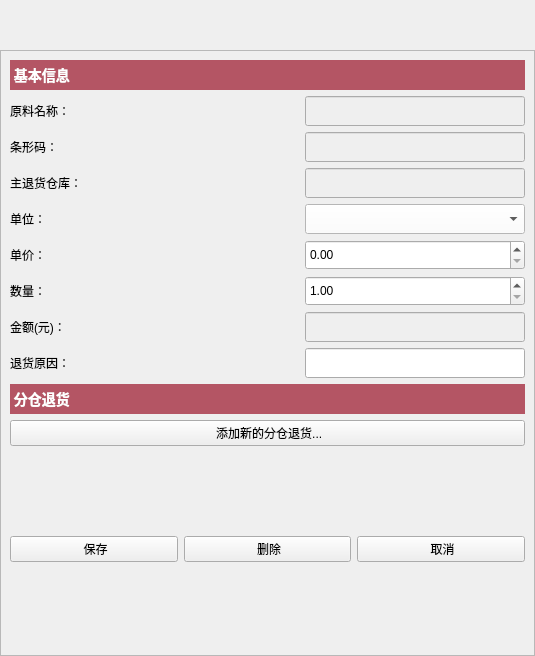
<?xml version="1.0" encoding="UTF-8"?>
<ui version="4.0">
 <class>materialretinfo</class>
 <widget class="QWidget" name="materialretinfo">
  <property name="geometry">
   <rect>
    <x>0</x>
    <y>0</y>
    <width>535</width>
    <height>656</height>
   </rect>
  </property>
  <property name="windowTitle">
   <string>Form</string>
  </property>
  <layout class="QVBoxLayout" name="verticalLayout_3">
   <property name="leftMargin">
    <number>0</number>
   </property>
   <property name="topMargin">
    <number>0</number>
   </property>
   <property name="rightMargin">
    <number>0</number>
   </property>
   <property name="bottomMargin">
    <number>0</number>
   </property>
   <item>
    <spacer name="horizontalSpacer">
     <property name="orientation">
      <enum>Qt::Horizontal</enum>
     </property>
     <property name="sizeHint" stdset="0">
      <size>
       <width>40</width>
       <height>25</height>
      </size>
     </property>
    </spacer>
   </item>
   <item>
    <spacer name="horizontalSpacer_2">
     <property name="orientation">
      <enum>Qt::Horizontal</enum>
     </property>
     <property name="sizeHint" stdset="0">
      <size>
       <width>40</width>
       <height>25</height>
      </size>
     </property>
    </spacer>
   </item>
   <item>
    <widget class="QScrollArea" name="scrollAreaSide">
     <property name="minimumSize">
      <size>
       <width>0</width>
       <height>220</height>
      </size>
     </property>
     <property name="styleSheet">
      <string notr="true">color: rgb(0, 0, 0);</string>
     </property>
     <property name="widgetResizable">
      <bool>true</bool>
     </property>
     <widget class="QWidget" name="scrollAreaWidgetContents">
      <property name="geometry">
       <rect>
        <x>0</x>
        <y>0</y>
        <width>533</width>
        <height>592</height>
       </rect>
      </property>
      <layout class="QVBoxLayout" name="verticalLayout_2">
       <item>
        <layout class="QVBoxLayout" name="verticalLayout">
         <item>
          <widget class="QLabel" name="label_19">
           <property name="minimumSize">
            <size>
             <width>0</width>
             <height>30</height>
            </size>
           </property>
           <property name="maximumSize">
            <size>
             <width>16777215</width>
             <height>30</height>
            </size>
           </property>
           <property name="styleSheet">
            <string notr="true">QLabel
{
background-color:rgb(180, 85, 100);
color:white;
font-size:14px;
font-weight:bold;
}</string>
           </property>
           <property name="text">
            <string> 基本信息</string>
           </property>
           <property name="alignment">
            <set>Qt::AlignLeading|Qt::AlignLeft|Qt::AlignVCenter</set>
           </property>
          </widget>
         </item>
         <item>
          <layout class="QHBoxLayout" name="horizontalLayout">
           <item>
            <widget class="QLabel" name="label">
             <property name="text">
              <string>原料名称：</string>
             </property>
            </widget>
           </item>
           <item>
            <widget class="QLineEdit" name="lineEditMatName">
             <property name="enabled">
              <bool>false</bool>
             </property>
             <property name="minimumSize">
              <size>
               <width>220</width>
               <height>30</height>
              </size>
             </property>
             <property name="maximumSize">
              <size>
               <width>220</width>
               <height>16777215</height>
              </size>
             </property>
             <property name="styleSheet">
              <string notr="true">color: rgb(0, 0, 0);</string>
             </property>
            </widget>
           </item>
          </layout>
         </item>
         <item>
          <layout class="QHBoxLayout" name="horizontalLayout_2">
           <item>
            <widget class="QLabel" name="label_2">
             <property name="text">
              <string>条形码：</string>
             </property>
            </widget>
           </item>
           <item>
            <widget class="QLineEdit" name="lineEditBarCode">
             <property name="enabled">
              <bool>false</bool>
             </property>
             <property name="minimumSize">
              <size>
               <width>220</width>
               <height>30</height>
              </size>
             </property>
             <property name="maximumSize">
              <size>
               <width>220</width>
               <height>16777215</height>
              </size>
             </property>
             <property name="styleSheet">
              <string notr="true">color: rgb(0, 0, 0);</string>
             </property>
            </widget>
           </item>
          </layout>
         </item>
         <item>
          <layout class="QHBoxLayout" name="horizontalLayout_6">
           <item>
            <widget class="QLabel" name="labelNowNumber">
             <property name="text">
              <string>主退货仓库：</string>
             </property>
            </widget>
           </item>
           <item>
            <widget class="QLineEdit" name="lineEditWareHouse">
             <property name="enabled">
              <bool>false</bool>
             </property>
             <property name="minimumSize">
              <size>
               <width>220</width>
               <height>30</height>
              </size>
             </property>
             <property name="maximumSize">
              <size>
               <width>220</width>
               <height>16777215</height>
              </size>
             </property>
             <property name="styleSheet">
              <string notr="true">color: rgb(0, 0, 0);</string>
             </property>
            </widget>
           </item>
          </layout>
         </item>
         <item>
          <layout class="QHBoxLayout" name="horizontalLayout_7">
           <item>
            <widget class="QLabel" name="labelUnit">
             <property name="text">
              <string>单位：</string>
             </property>
            </widget>
           </item>
           <item>
            <widget class="QComboBox" name="comboBoxUnit">
             <property name="minimumSize">
              <size>
               <width>220</width>
               <height>30</height>
              </size>
             </property>
             <property name="maximumSize">
              <size>
               <width>200</width>
               <height>16777215</height>
              </size>
             </property>
             <property name="styleSheet">
              <string notr="true">background-color:white;
</string>
             </property>
             <property name="minimumContentsLength">
              <number>0</number>
             </property>
             <property name="duplicatesEnabled">
              <bool>false</bool>
             </property>
            </widget>
           </item>
          </layout>
         </item>
         <item>
          <layout class="QHBoxLayout" name="horizontalLayout_3">
           <item>
            <widget class="QLabel" name="labelUnitPrice">
             <property name="text">
              <string>单价：</string>
             </property>
            </widget>
           </item>
           <item>
            <widget class="QDoubleSpinBox" name="spinBoxPrice">
             <property name="minimumSize">
              <size>
               <width>220</width>
               <height>30</height>
              </size>
             </property>
             <property name="maximumSize">
              <size>
               <width>220</width>
               <height>30</height>
              </size>
             </property>
             <property name="focusPolicy">
              <enum>Qt::ClickFocus</enum>
             </property>
             <property name="buttonSymbols">
              <enum>QAbstractSpinBox::UpDownArrows</enum>
             </property>
             <property name="maximum">
              <double>100000.000000000000000</double>
             </property>
            </widget>
           </item>
          </layout>
         </item>
         <item>
          <layout class="QHBoxLayout" name="horizontalLayout_5">
           <item>
            <widget class="QLabel" name="labelNumber">
             <property name="text">
              <string>数量：</string>
             </property>
            </widget>
           </item>
           <item>
            <widget class="QDoubleSpinBox" name="spinBoxNumber">
             <property name="minimumSize">
              <size>
               <width>220</width>
               <height>30</height>
              </size>
             </property>
             <property name="maximumSize">
              <size>
               <width>200</width>
               <height>16777215</height>
              </size>
             </property>
             <property name="focusPolicy">
              <enum>Qt::ClickFocus</enum>
             </property>
             <property name="minimum">
              <double>1.000000000000000</double>
             </property>
             <property name="maximum">
              <double>100000.000000000000000</double>
             </property>
            </widget>
           </item>
          </layout>
         </item>
         <item>
          <layout class="QHBoxLayout" name="horizontalLayout_4">
           <item>
            <widget class="QLabel" name="label_4">
             <property name="text">
              <string>金额(元)：</string>
             </property>
            </widget>
           </item>
           <item>
            <widget class="QLineEdit" name="lineEditTotalMoney">
             <property name="enabled">
              <bool>false</bool>
             </property>
             <property name="minimumSize">
              <size>
               <width>220</width>
               <height>30</height>
              </size>
             </property>
             <property name="maximumSize">
              <size>
               <width>200</width>
               <height>16777215</height>
              </size>
             </property>
             <property name="styleSheet">
              <string notr="true">color: rgb(0, 0, 0);</string>
             </property>
            </widget>
           </item>
          </layout>
         </item>
         <item>
          <layout class="QHBoxLayout" name="horizontalLayout_9">
           <item>
            <widget class="QLabel" name="labelNowNumber_2">
             <property name="text">
              <string>退货原因：</string>
             </property>
            </widget>
           </item>
           <item>
            <widget class="QLineEdit" name="lineEditReason">
             <property name="minimumSize">
              <size>
               <width>220</width>
               <height>30</height>
              </size>
             </property>
             <property name="maximumSize">
              <size>
               <width>220</width>
               <height>16777215</height>
              </size>
             </property>
            </widget>
           </item>
          </layout>
         </item>
         <item>
          <widget class="QLabel" name="labelSide">
           <property name="minimumSize">
            <size>
             <width>0</width>
             <height>30</height>
            </size>
           </property>
           <property name="maximumSize">
            <size>
             <width>16777215</width>
             <height>30</height>
            </size>
           </property>
           <property name="styleSheet">
            <string notr="true">QLabel
{
background-color:rgb(180, 85, 100);
color:white;
font-size:14px;
font-weight:bold;
}</string>
           </property>
           <property name="text">
            <string> 分仓退货</string>
           </property>
           <property name="alignment">
            <set>Qt::AlignLeading|Qt::AlignLeft|Qt::AlignVCenter</set>
           </property>
          </widget>
         </item>
         <item>
          <widget class="QPushButton" name="pushButtonAddNew">
           <property name="text">
            <string> 添加新的分仓退货...</string>
           </property>
           <property name="icon">
            <iconset resource="../../../res.qrc">
             <normaloff>:/image/image/addfile.png</normaloff>:/image/image/addfile.png</iconset>
           </property>
          </widget>
         </item>
         <item>
          <widget class="QWidget" name="widgetControl" native="true">
           <layout class="QVBoxLayout" name="verticalLayout_4">
            <property name="leftMargin">
             <number>0</number>
            </property>
            <property name="topMargin">
             <number>0</number>
            </property>
            <property name="rightMargin">
             <number>0</number>
            </property>
            <property name="bottomMargin">
             <number>0</number>
            </property>
            <item>
             <layout class="QHBoxLayout" name="horizontalLayout_8">
              <item>
               <widget class="QPushButton" name="pushButtonSave">
                <property name="text">
                 <string> 保存</string>
                </property>
                <property name="icon">
                 <iconset resource="../../../res.qrc">
                  <normaloff>:/image/image/save.png</normaloff>:/image/image/save.png</iconset>
                </property>
               </widget>
              </item>
              <item>
               <widget class="QPushButton" name="pushButtonDel">
                <property name="text">
                 <string> 删除</string>
                </property>
                <property name="icon">
                 <iconset resource="../../../res.qrc">
                  <normaloff>:/image/image/删 除.png</normaloff>:/image/image/删 除.png</iconset>
                </property>
               </widget>
              </item>
              <item>
               <widget class="QPushButton" name="pushButtonCancel">
                <property name="text">
                 <string> 取消</string>
                </property>
                <property name="icon">
                 <iconset resource="../../../res.qrc">
                  <normaloff>:/image/image/cancel.png</normaloff>:/image/image/cancel.png</iconset>
                </property>
               </widget>
              </item>
             </layout>
            </item>
           </layout>
          </widget>
         </item>
        </layout>
       </item>
      </layout>
     </widget>
    </widget>
   </item>
  </layout>
 </widget>
 <tabstops>
  <tabstop>pushButtonCancel</tabstop>
  <tabstop>lineEditWareHouse</tabstop>
  <tabstop>pushButtonSave</tabstop>
  <tabstop>comboBoxUnit</tabstop>
  <tabstop>lineEditTotalMoney</tabstop>
  <tabstop>lineEditMatName</tabstop>
  <tabstop>lineEditBarCode</tabstop>
 </tabstops>
 <resources>
  <include location="../../../res.qrc"/>
 </resources>
 <connections/>
</ui>
